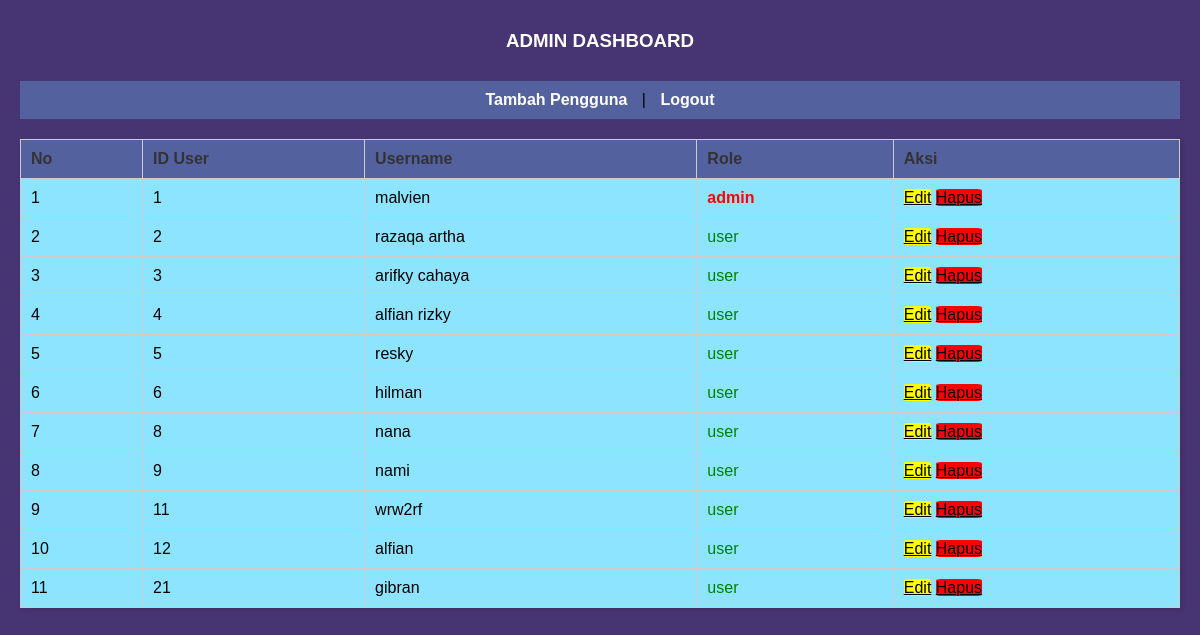
The page /controller/c_user.php (signed in) on the database its author committed.
### tables this page shows
CREATE TABLE `user` (
  `id_user` int NOT NULL,
  `username` varchar(70) NOT NULL,
  `password` varchar(70) NOT NULL,
  `role` enum('admin','user') NOT NULL
);

### model/m_user.php (called while the page is built, shortened)
<?php
class m_user {
    private $db;
    public function __construct($db_connection) {
        $this->db = $db_connection;
    }
    public function tampil_data()
    {
        $sql = "SELECT * FROM user";
        $result = $this->db->query($sql);
        $data = [];
        if ($result && $result->num_rows > 0) {
             while ($row = $result->fetch_object()) {
                 $data[] = $row;
             }
        }
        return $data;
    }
}

### view/v_tampil_user.php (the view, shortened to what this page needs)
<!DOCTYPE html>
<html lang="id">
<head>
    <link rel="stylesheet" href="../asset/style_tampil.css">
    </head>
<body>
    <div>
        <h3>ADMIN DASHBOARD</h3>
        <nav>
            <a href="../view/v_tambah_user.php">Tambah Pengguna</a> |
            <a href="../controller/c_user.php?aksi=logout"
               onclick="return confirm('Apakah Anda yakin ingin keluar dari sesi?');">
               Logout
            </a>
        </nav>
    </div>
    <table>
        <thead>
            <tr>
                <th>No</th>
                <th>ID User</th>
                <th>Username</th>
                <th>Role</th>
                <th>Aksi</th>
            </tr>
        </thead>
        <tbody>
        <?php
        $no = 1;
        if (is_array($users) && count($users) > 0):
            foreach ($users as $data ):
        ?>
            <tr>
                <td><?=$no++?></td>
                <td><?=$data->id_user?></td>
                <td><?=$data->username?></td>
                <td class="<?=$data->role === 'admin' ? 'role-admin' : 'role-user'?>"><?=$data->role?></td>
                <td>
                    <a href="../controller/c_user.php?aksi=edit&id=<?= $data->id_user;?>" class="button">Edit</a>
                    <a href="../controller/c_user.php?id=<?= $data->id_user; ?>&aksi=hapus"
                      onclick="return confirm ('Anda yakin mau menghapus data ini ?')"
                      class="buton">
                      Hapus
                    </a>
                </td>
            </tr>
        <?php
            endforeach;
        else:
        ?>
            <tr>
                <td colspan="5" style="text-align: center;">Tidak ada data pengguna yang ditemukan.</td>
            </tr>
        <?php endif; ?>
        </tbody>
    </table>
</body>
</html>

### controller/c_user.php (shortened to what this page needs)
<?php
require_once '../model/m_koneksi.php';
require_once '../model/m_user.php';
$koneksi_obj = new m_koneksi();
$dbConnection = $koneksi_obj->koneksi;
$user_model = new m_user($dbConnection);
$aksi = $_GET['aksi'] ?? 'tampil';
$id = $_GET['id'] ?? null;
if ($aksi === 'tampil') {
    $users = $user_model->tampil_data();
    include '../view/v_tampil_user.php';
} elseif ($aksi === 'edit' && $id) {
    $users = $user_model->tampil_data_by_id($id);
    include_once '../view/v_update_user.php';
} elseif ($aksi === 'hapus' && $id) {
    $result = $user_model->hapus_data($id);
    $pesan = $result ? 'dihapus' : 'gagal dihapus';
    echo "<script>alert('Data berhasil $pesan');window.location='c_user.php'</script>";
} elseif ($aksi === 'logout') {
    session_unset();
    session_destroy();
    header('Location: ../view/Login.php');
    exit;
} else {
    $users = $user_model->tampil_data();
    include '../view/v_tampil_user.php';
}
?>

### asset/style_tampil.css (style rules this page uses)
body { font-family: Arial, sans-serif; margin: 20px; background-color: #473472; }
table { width: 100%; border-collapse: collapse; margin-top: 20px; box-shadow: 2px 2px 5px rgba(0, 0, 0, 0.1); background-color: #8CE4FF; }
th, td { border: 1px solid #ccc; padding: 10px; text-align: left; }
th { background-color:#53629E ; color: #333; font-weight: bold; }
.role-admin { color: red; font-weight: bold; }
.role-user { color: green; }
nav { background: #53629E; padding: 10px; text-align: center; }
nav a { color: white; margin: 0 10px; text-decoration: none; font-weight: bold; }
h3 { text-align:center; padding:10px; color:white; }
.button { background-color: yellow; color: black; border-radius:10% ; }
.buton { background-color: red; color: black; border-radius: 10%; }

### rows shown on the page
user: id_user "1", username "malvien", role "admin"
user: id_user "2", username "razaqa artha", role "user"
user: id_user "3", username "arifky cahaya", role "user"
user: id_user "4", username "alfian rizky", role "user"
user: id_user "5", username "resky", role "user"
user: id_user "6", username "hilman", role "user"
user: id_user "8", username "nana", role "user"
user: id_user "9", username "nami", role "user"
user: id_user "11", username "wrw2rf", role "user"
user: id_user "12", username "alfian", role "user"
user: id_user "21", username "gibran", role "user"
